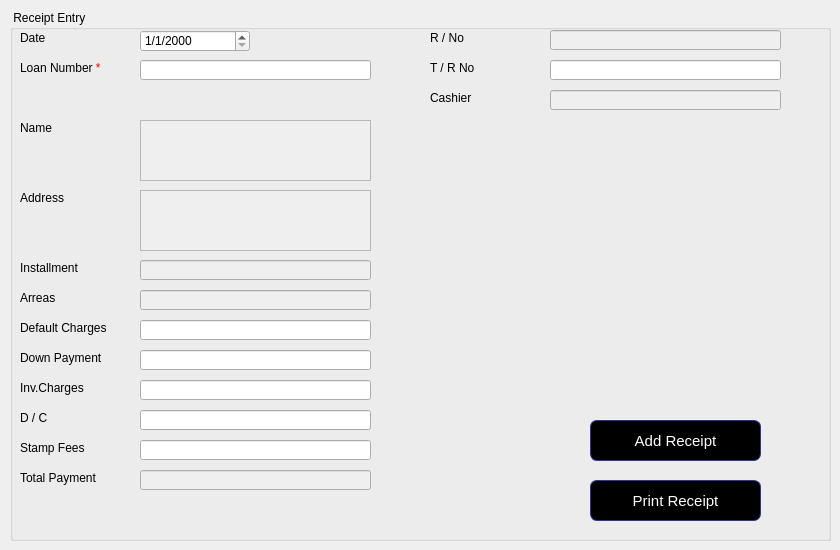
      <widget class="QWidget" name="tab_20">
       <attribute name="title">
        <string>Receipt</string>
       </attribute>
       <widget class="QGroupBox" name="groupBox_13">
        <property name="geometry">
         <rect>
          <x>10</x>
          <y>10</y>
          <width>821</width>
          <height>531</height>
         </rect>
        </property>
        <property name="title">
         <string> Receipt Entry</string>
        </property>
        <widget class="QLabel" name="label_64">
         <property name="geometry">
          <rect>
           <x>10</x>
           <y>20</y>
           <width>81</width>
           <height>16</height>
          </rect>
         </property>
         <property name="text">
          <string>Date</string>
         </property>
        </widget>
        <widget class="QLabel" name="label_65">
         <property name="geometry">
          <rect>
           <x>10</x>
           <y>110</y>
           <width>81</width>
           <height>16</height>
          </rect>
         </property>
         <property name="text">
          <string>Name</string>
         </property>
        </widget>
        <widget class="QLabel" name="label_66">
         <property name="geometry">
          <rect>
           <x>10</x>
           <y>180</y>
           <width>81</width>
           <height>16</height>
          </rect>
         </property>
         <property name="text">
          <string>Address</string>
         </property>
        </widget>
        <widget class="QLabel" name="label_67">
         <property name="geometry">
          <rect>
           <x>10</x>
           <y>250</y>
           <width>81</width>
           <height>16</height>
          </rect>
         </property>
         <property name="text">
          <string>Installment</string>
         </property>
        </widget>
        <widget class="QLineEdit" name="lineEdit_54">
         <property name="enabled">
          <bool>false</bool>
         </property>
         <property name="geometry">
          <rect>
           <x>130</x>
           <y>250</y>
           <width>231</width>
           <height>20</height>
          </rect>
         </property>
         <property name="text">
          <string/>
         </property>
        </widget>
        <widget class="QLabel" name="label_68">
         <property name="geometry">
          <rect>
           <x>10</x>
           <y>280</y>
           <width>81</width>
           <height>16</height>
          </rect>
         </property>
         <property name="text">
          <string>Arreas</string>
         </property>
        </widget>
        <widget class="QLineEdit" name="lineEdit_55">
         <property name="enabled">
          <bool>false</bool>
         </property>
         <property name="geometry">
          <rect>
           <x>130</x>
           <y>280</y>
           <width>231</width>
           <height>20</height>
          </rect>
         </property>
         <property name="text">
          <string/>
         </property>
        </widget>
        <widget class="QLabel" name="label_69">
         <property name="geometry">
          <rect>
           <x>10</x>
           <y>310</y>
           <width>111</width>
           <height>16</height>
          </rect>
         </property>
         <property name="text">
          <string>Default Charges</string>
         </property>
        </widget>
        <widget class="QLineEdit" name="lineEdit_56">
         <property name="geometry">
          <rect>
           <x>130</x>
           <y>310</y>
           <width>231</width>
           <height>20</height>
          </rect>
         </property>
         <property name="text">
          <string/>
         </property>
        </widget>
        <widget class="QLabel" name="label_70">
         <property name="geometry">
          <rect>
           <x>10</x>
           <y>340</y>
           <width>101</width>
           <height>16</height>
          </rect>
         </property>
         <property name="text">
          <string>Down Payment</string>
         </property>
        </widget>
        <widget class="QLineEdit" name="lineEdit_57">
         <property name="geometry">
          <rect>
           <x>130</x>
           <y>340</y>
           <width>231</width>
           <height>20</height>
          </rect>
         </property>
         <property name="text">
          <string/>
         </property>
        </widget>
        <widget class="QLabel" name="label_71">
         <property name="geometry">
          <rect>
           <x>10</x>
           <y>370</y>
           <width>81</width>
           <height>16</height>
          </rect>
         </property>
         <property name="text">
          <string>Inv.Charges</string>
         </property>
        </widget>
        <widget class="QLineEdit" name="lineEdit_58">
         <property name="geometry">
          <rect>
           <x>130</x>
           <y>370</y>
           <width>231</width>
           <height>20</height>
          </rect>
         </property>
         <property name="text">
          <string/>
         </property>
        </widget>
        <widget class="QLabel" name="label_72">
         <property name="geometry">
          <rect>
           <x>10</x>
           <y>400</y>
           <width>81</width>
           <height>16</height>
          </rect>
         </property>
         <property name="text">
          <string>D / C</string>
         </property>
        </widget>
        <widget class="QLineEdit" name="lineEdit_59">
         <property name="geometry">
          <rect>
           <x>130</x>
           <y>400</y>
           <width>231</width>
           <height>20</height>
          </rect>
         </property>
         <property name="text">
          <string/>
         </property>
        </widget>
        <widget class="QLabel" name="label_73">
         <property name="geometry">
          <rect>
           <x>10</x>
           <y>460</y>
           <width>101</width>
           <height>16</height>
          </rect>
         </property>
         <property name="text">
          <string>Total Payment</string>
         </property>
        </widget>
        <widget class="QLineEdit" name="lineEdit_60">
         <property name="enabled">
          <bool>false</bool>
         </property>
         <property name="geometry">
          <rect>
           <x>130</x>
           <y>460</y>
           <width>231</width>
           <height>20</height>
          </rect>
         </property>
         <property name="text">
          <string/>
         </property>
        </widget>
        <widget class="QLabel" name="label_74">
         <property name="geometry">
          <rect>
           <x>10</x>
           <y>430</y>
           <width>81</width>
           <height>16</height>
          </rect>
         </property>
         <property name="text">
          <string>Stamp Fees</string>
         </property>
        </widget>
        <widget class="QLineEdit" name="lineEdit_61">
         <property name="geometry">
          <rect>
           <x>130</x>
           <y>430</y>
           <width>231</width>
           <height>20</height>
          </rect>
         </property>
         <property name="text">
          <string/>
         </property>
        </widget>
        <widget class="QLabel" name="label_75">
         <property name="geometry">
          <rect>
           <x>420</x>
           <y>50</y>
           <width>81</width>
           <height>16</height>
          </rect>
         </property>
         <property name="text">
          <string>T / R No</string>
         </property>
        </widget>
        <widget class="QLineEdit" name="lineEdit_62">
         <property name="geometry">
          <rect>
           <x>540</x>
           <y>50</y>
           <width>231</width>
           <height>20</height>
          </rect>
         </property>
         <property name="text">
          <string/>
         </property>
        </widget>
        <widget class="QLabel" name="label_76">
         <property name="geometry">
          <rect>
           <x>420</x>
           <y>20</y>
           <width>81</width>
           <height>16</height>
          </rect>
         </property>
         <property name="text">
          <string>R / No</string>
         </property>
        </widget>
        <widget class="QLineEdit" name="lineEdit_63">
         <property name="enabled">
          <bool>false</bool>
         </property>
         <property name="geometry">
          <rect>
           <x>540</x>
           <y>20</y>
           <width>231</width>
           <height>20</height>
          </rect>
         </property>
         <property name="text">
          <string/>
         </property>
        </widget>
        <widget class="QLabel" name="label_77">
         <property name="geometry">
          <rect>
           <x>10</x>
           <y>50</y>
           <width>91</width>
           <height>16</height>
          </rect>
         </property>
         <property name="text">
          <string>Loan Number &lt;span style=&quot;color: red&quot;&gt;*&lt;/span&gt;</string>
         </property>
        </widget>
        <widget class="QLineEdit" name="lineEdit_64">
         <property name="geometry">
          <rect>
           <x>130</x>
           <y>50</y>
           <width>231</width>
           <height>20</height>
          </rect>
         </property>
         <property name="text">
          <string/>
         </property>
        </widget>
        <widget class="QPlainTextEdit" name="plainTextEdit_12">
         <property name="enabled">
          <bool>false</bool>
         </property>
         <property name="geometry">
          <rect>
           <x>130</x>
           <y>110</y>
           <width>231</width>
           <height>61</height>
          </rect>
         </property>
         <property name="plainText">
          <string/>
         </property>
        </widget>
        <widget class="QPlainTextEdit" name="plainTextEdit_13">
         <property name="enabled">
          <bool>false</bool>
         </property>
         <property name="geometry">
          <rect>
           <x>130</x>
           <y>180</y>
           <width>231</width>
           <height>61</height>
          </rect>
         </property>
         <property name="plainText">
          <string/>
         </property>
        </widget>
        <widget class="QLabel" name="label_78">
         <property name="geometry">
          <rect>
           <x>420</x>
           <y>80</y>
           <width>81</width>
           <height>16</height>
          </rect>
         </property>
         <property name="text">
          <string>Cashier</string>
         </property>
        </widget>
        <widget class="QLineEdit" name="lineEdit_65">
         <property name="enabled">
          <bool>false</bool>
         </property>
         <property name="geometry">
          <rect>
           <x>540</x>
           <y>80</y>
           <width>231</width>
           <height>20</height>
          </rect>
         </property>
         <property name="text">
          <string/>
         </property>
        </widget>
        <widget class="QPushButton" name="pushButton_11">
         <property name="geometry">
          <rect>
           <x>580</x>
           <y>470</y>
           <width>171</width>
           <height>41</height>
          </rect>
         </property>
         <property name="styleSheet">
          <string notr="true">QPushButton {
color: white;
background-color: QLinearGradient( );
border-width: 1px;
border-color: #339;
border-style: solid;
border-radius: 7;
padding: 3px;
font-size: 15px;
padding-left: 5px;
padding-right: 5px;

}</string>
         </property>
         <property name="text">
          <string>Print Receipt</string>
         </property>
        </widget>
        <widget class="QDateEdit" name="dateEdit_19">
         <property name="geometry">
          <rect>
           <x>130</x>
           <y>20</y>
           <width>110</width>
           <height>22</height>
          </rect>
         </property>
         <property name="displayFormat">
          <string>d/M/yyyy</string>
         </property>
        </widget>
        <widget class="QPushButton" name="pushButton_39">
         <property name="geometry">
          <rect>
           <x>580</x>
           <y>410</y>
           <width>171</width>
           <height>41</height>
          </rect>
         </property>
         <property name="styleSheet">
          <string notr="true">QPushButton {
color: white;
background-color: QLinearGradient( );
border-width: 1px;
border-color: #339;
border-style: solid;
border-radius: 7;
padding: 3px;
font-size: 15px;
padding-left: 5px;
padding-right: 5px;

}</string>
         </property>
         <property name="text">
          <string>Add Receipt</string>
         </property>
        </widget>
        <widget class="QLabel" name="label_35">
         <property name="geometry">
          <rect>
           <x>530</x>
           <y>350</y>
           <width>271</width>
           <height>31</height>
          </rect>
         </property>
         <property name="styleSheet">
          <string notr="true">color:red;</string>
         </property>
         <property name="text">
          <string/>
         </property>
        </widget>
        <widget class="QLabel" name="label_36">
         <property name="geometry">
          <rect>
           <x>110</x>
           <y>80</y>
           <width>271</width>
           <height>21</height>
          </rect>
         </property>
         <property name="styleSheet">
          <string notr="true">color:red;</string>
         </property>
         <property name="text">
          <string/>
         </property>
        </widget>
       </widget>
      </widget>
